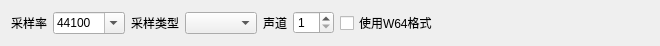
<?xml version="1.0" encoding="UTF-8"?>
<ui version="4.0">
 <class>WAVFormatChooserWidget</class>
 <widget class="QWidget" name="WAVFormatChooserWidget">
  <property name="geometry">
   <rect>
    <x>0</x>
    <y>0</y>
    <width>660</width>
    <height>46</height>
   </rect>
  </property>
  <property name="windowTitle">
   <string>Form</string>
  </property>
  <layout class="QHBoxLayout" name="horizontalLayout">
   <item>
    <widget class="QLabel" name="label_8">
     <property name="text">
      <string>采样率</string>
     </property>
    </widget>
   </item>
   <item>
    <widget class="QComboBox" name="sampleRateComboBox">
     <property name="editable">
      <bool>true</bool>
     </property>
     <property name="currentIndex">
      <number>2</number>
     </property>
     <item>
      <property name="text">
       <string>11025</string>
      </property>
     </item>
     <item>
      <property name="text">
       <string>22050</string>
      </property>
     </item>
     <item>
      <property name="text">
       <string>44100</string>
      </property>
     </item>
     <item>
      <property name="text">
       <string>48000</string>
      </property>
     </item>
     <item>
      <property name="text">
       <string>88200</string>
      </property>
     </item>
     <item>
      <property name="text">
       <string>96000</string>
      </property>
     </item>
     <item>
      <property name="text">
       <string>176400</string>
      </property>
     </item>
     <item>
      <property name="text">
       <string>192000</string>
      </property>
     </item>
    </widget>
   </item>
   <item>
    <widget class="QLabel" name="label_10">
     <property name="text">
      <string>采样类型</string>
     </property>
    </widget>
   </item>
   <item>
    <widget class="QComboBox" name="sampleTypeComboBox"/>
   </item>
   <item>
    <widget class="QLabel" name="label_9">
     <property name="text">
      <string>声道</string>
     </property>
    </widget>
   </item>
   <item>
    <widget class="QSpinBox" name="channelsSpinBox">
     <property name="minimum">
      <number>1</number>
     </property>
    </widget>
   </item>
   <item>
    <widget class="QCheckBox" name="useW64CheckBox">
     <property name="text">
      <string>使用W64格式</string>
     </property>
    </widget>
   </item>
   <item>
    <spacer name="horizontalSpacer_3">
     <property name="orientation">
      <enum>Qt::Horizontal</enum>
     </property>
     <property name="sizeHint" stdset="0">
      <size>
       <width>117</width>
       <height>20</height>
      </size>
     </property>
    </spacer>
   </item>
  </layout>
 </widget>
 <resources/>
 <connections/>
</ui>
